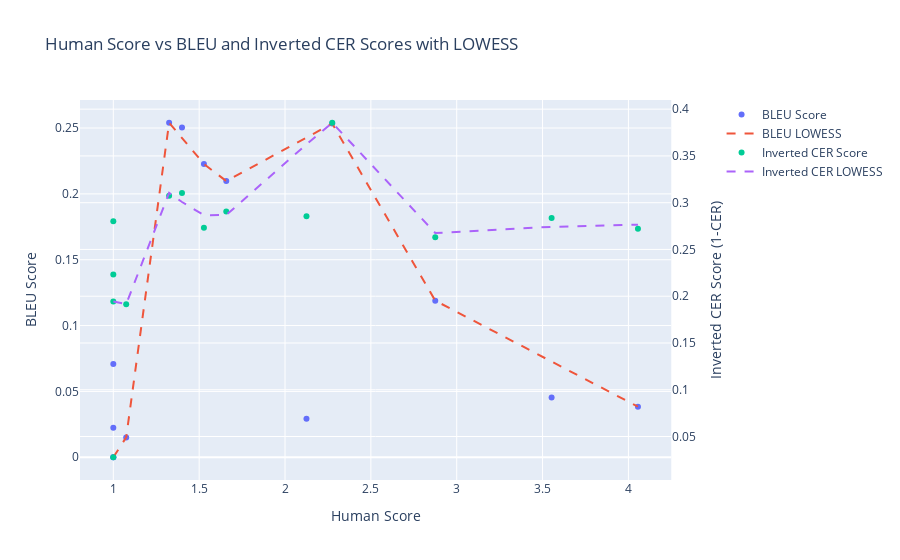

Write notebook code for a chart like this one.
### Code cell
from plotly.subplots import make_subplots
import statsmodels.api as sm


lowess_bleu = sm.nonparametric.lowess(human_bleu_cer['BLEU'], human_bleu_cer['Human'], frac=0.3)
lowess_cer = sm.nonparametric.lowess(human_bleu_cer['cer_inverted'], human_bleu_cer['Human'], frac=0.3)


fig = make_subplots(specs=[[{"secondary_y": True}]])


fig.add_trace(
    go.Scatter(
        x=human_bleu_cer['Human'], 
        y=human_bleu_cer['BLEU'], 
        mode='markers', 
        name='BLEU Score'
    ),
    secondary_y=False,
)

# Add LOWESS line for BLEU Score
fig.add_trace(
    go.Scatter(
        x=lowess_bleu[:, 0], 
        y=lowess_bleu[:, 1], 
        mode='lines', 
        name='BLEU LOWESS',
        line=dict(dash='dash')
    ),
    secondary_y=False,
)

fig.add_trace(
    go.Scatter(
        x=human_bleu_cer['Human'], 
        y=human_bleu_cer['cer_inverted'], 
        mode='markers', 
        name='Inverted CER Score'
    ),
    secondary_y=True,
)

# Add LOWESS line for CER Score
fig.add_trace(
    go.Scatter(
        x=lowess_cer[:, 0], 
        y=lowess_cer[:, 1], 
        mode='lines', 
        name='Inverted CER LOWESS',
        line=dict(dash='dash')
    ),
    secondary_y=True

)

fig.update_layout(
    title="Human Score vs BLEU and Inverted CER Scores with LOWESS",
    xaxis_title="Human Score",
)

fig.update_yaxes(title_text="BLEU Score", secondary_y=False)
fig.update_yaxes(title_text="Inverted CER Score (1-CER)", secondary_y=True)

fig.show()

### Figure 1 — Plotly figure (JSON) as saved in the notebook; plotly's stock layout.template omitted (floating-point values rounded to 4 significant figures)
{"data": [{"mode": "markers", "name": "BLEU Score", "type": "scatter", "x": [1.075, 2.125, 1.325, 2.275, 1.658, 3.553, 1.528, 4.056, 1.4, 2.875, 1, 1, 1, 1], "xaxis": "x", "y": [0.01507, 0.0293, 0.254, 0.2534, 0.2097, 0.04547, 0.2227, 0.03837, 0.2503, 0.1189, 0, 0.07083, 0.02232, 0], "yaxis": "y"}, {"line": {"dash": "dash"}, "mode": "lines", "name": "BLEU LOWESS", "type": "scatter", "x": [1, 1, 1, 1, 1.075, 1.325, 1.4, 1.528, 1.658, 2.125, 2.275, 2.875, 3.553, 4.056], "xaxis": "x", "y": [0, 0, 0, 0, 0.01507, 0.254, 0.2424, 0.2227, 0.2097, 0.2428, 0.2534, 0.1189, 0.07268, 0.03837], "yaxis": "y"}, {"mode": "markers", "name": "Inverted CER Score", "type": "scatter", "x": [1.075, 2.125, 1.325, 2.275, 1.658, 3.553, 1.528, 4.056, 1.4, 2.875, 1, 1, 1, 1], "xaxis": "x", "y": [0.1915, 0.2855, 0.3075, 0.3855, 0.2906, 0.2835, 0.2732, 0.2721, 0.3105, 0.2631, 0.1944, 0.2802, 0.2233, 0.02782], "yaxis": "y2"}, {"line": {"dash": "dash"}, "mode": "lines", "name": "Inverted CER LOWESS", "type": "scatter", "x": [1, 1, 1, 1, 1.075, 1.325, 1.4, 1.528, 1.658, 2.125, 2.275, 2.875, 3.553, 4.056], "xaxis": "x", "y": [0.1944, 0.1944, 0.1944, 0.1944, 0.1915, 0.3105, 0.3007, 0.2866, 0.2868, 0.3624, 0.3855, 0.2676, 0.2742, 0.2765], "yaxis": "y2"}], "layout": {"title": {"text": "Human Score vs BLEU and Inverted CER Scores with LOWESS"}, "xaxis": {"anchor": "y", "domain": [0, 0.94], "title": {"text": "Human Score"}}, "yaxis": {"anchor": "x", "domain": [0, 1], "title": {"text": "BLEU Score"}}, "yaxis2": {"anchor": "x", "overlaying": "y", "side": "right", "title": {"text": "Inverted CER Score (1-CER)"}}}}
